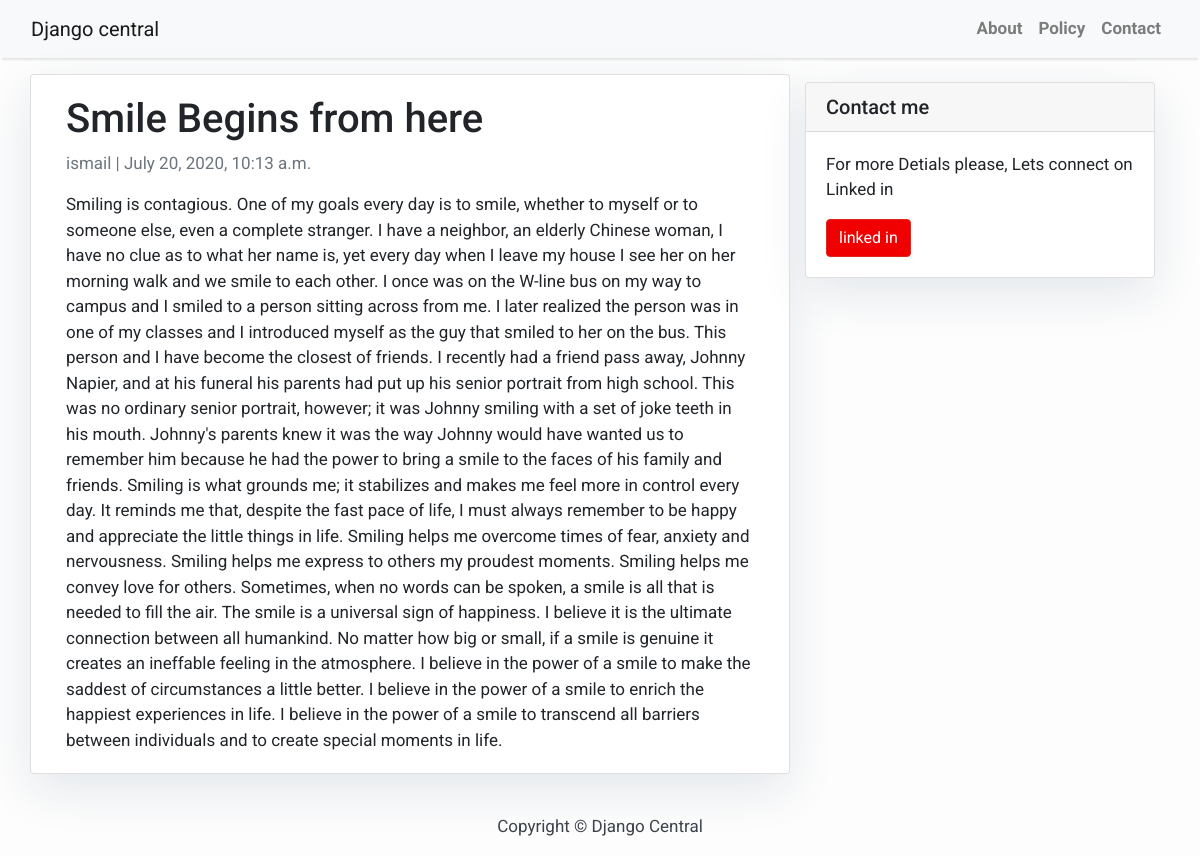
Screenshot of /Smile/ with the database file from the repository.
### blog/models.py (models this page shows, shortened)
class Post(models.Model):
    title = models.CharField(max_length=200, unique=True)
    slug = models.SlugField(max_length=200, unique=True)
    author = models.ForeignKey(User, on_delete= models.CASCADE,related_name='blog_posts')
    updated_on = models.DateTimeField(auto_now= True)
    content = models.TextField()
    created_on = models.DateTimeField(auto_now_add=True)
    status = models.IntegerField(choices=STATUS, default=0)
    class Meta:
        ordering = ['-created_on']

### blog/views.py (the view)
# urls.py: path('<slug:slug>/', views.PostDetail.as_view(), name='post_detail'),
class PostDetail(generic.DetailView):
    model = Post
    template_name = 'post_detail.html'

### blog/templates/post_detail.html
{% extends 'base.html' %} {% block content %}
<div class="container">
  <div class="row">
    <div class="col-md-8 card mb-4  mt-3 left  top">
      <div class="card-body">
        <h1>{% block title %} {{ object.title }} {% endblock title %}</h1>
        <p class=" text-muted">{{ post.author }} | {{ post.created_on }}</p>
        <p class="card-text ">{{ object.content | safe }}</p>
      </div>
    </div>
    {% block sidebar %} {% include 'sidebar.html' %} {% endblock sidebar %}
  </div>
</div>
{% endblock content %}

### blog/templates/base.html (style rules this page uses)
body { font-family: "Roboto", sans-serif; font-size: 17px; background-color: #fdfdfd; }

### blog/templates/sidebar.html (style rules this page uses)
.card { box-shadow: 0 16px 48px #E3E7EB; }

### rows the page displays
Post: title "Smile Begins from here", author "ismail", created_on "July 20, 2020, 10:13 a.m.", content "Smiling is contagious. One of my goals every day is to smile, whether to myself or to someone else, even a complete stranger. I have a neighbor, an elderly Chinese woman, I have no clue as to what her name is, yet every day when I leave my house I see her on her morning walk and we smile to each other. I once was on the W-line bus on my way to campus and I smiled to a person sitting across from me. I later realized the person was in one of my classes and I introduced myself as the guy that smiled to her on the bus. This person and I have become the closest of friends. I recently had a friend pass away, Johnny Napier, and at his funeral his parents had put up his senior portrait from high…"
